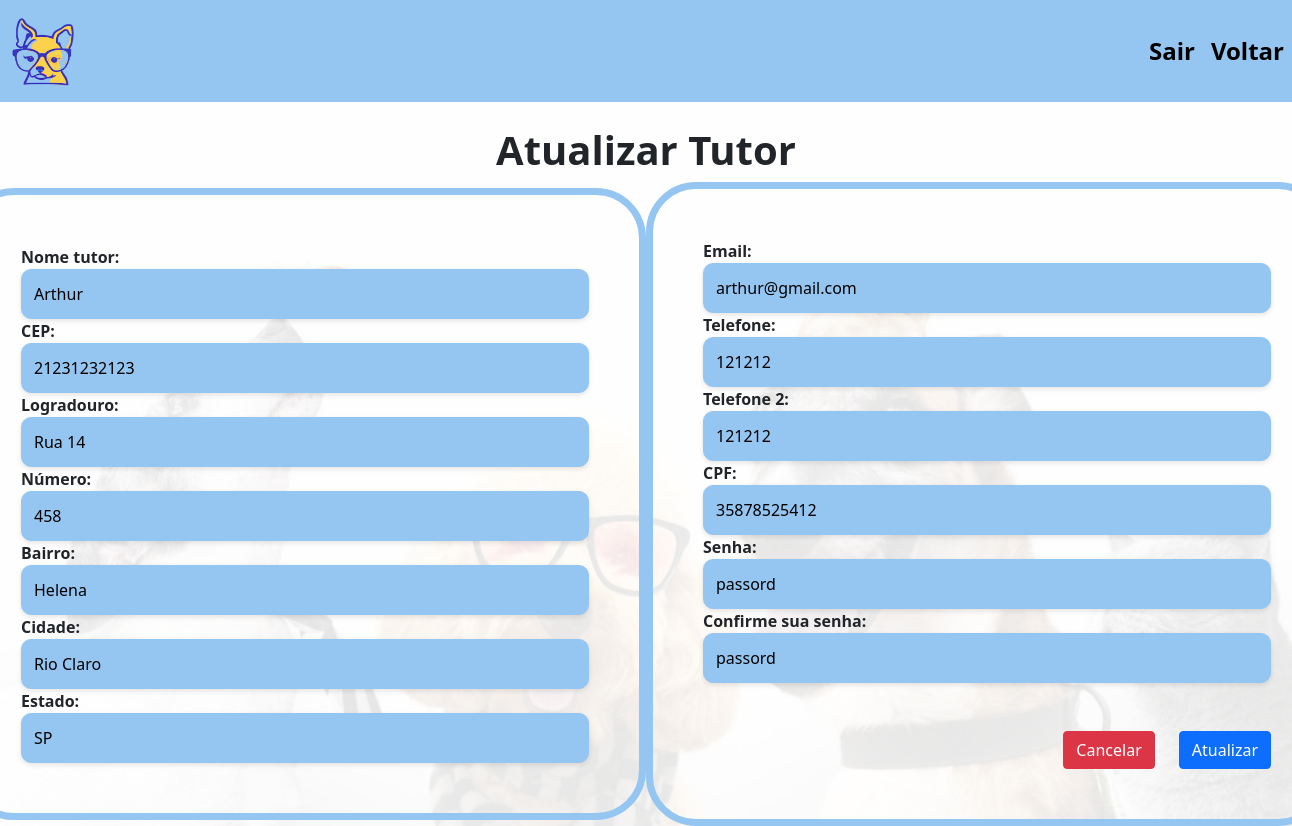
Page /updateTutor/3/ on the committed database.
### Aplicativo/models.py (models this page shows)
class cadastroTutorModel(models.Model):
    nometutor = models.CharField(max_length=255)
    email = models.CharField(max_length=255)
    logradouro = models.CharField(max_length=255)
    bairro = models.CharField(max_length=100)
    cep = models.CharField(max_length=255)
    numero = models.CharField(max_length=10)
    cidade = models.CharField('cidade',max_length=100, default = 'cidade')
    estado = models.CharField(max_length=3)
    telefone = models.CharField(max_length=15)
    password= models.CharField('password', max_length=20, default="passord")
    cpf= models.CharField('cpf',max_length=11,default='cpf')

### Aplicativo/views.py (the view)
# urls.py: path('updateTutor/<int:id>/', views.updateTutor, name='updateTutor'),
def updateTutor(request, id):
    tutor = get_object_or_404(cadastroTutorModel, pk=id)
    if request.method == 'POST':
        form = cadastroTutorForm(request.POST, instance=tutor)
        if form.is_valid():
            form.save()
            messages.success(request, 'Cadastro atualizado com sucesso!')
            return redirect('atualizacaoTutor')
    else:
        form = cadastroTutorForm(instance=tutor)
    return render(request, 'updateTutor.html', {'form': form, 'tutor': tutor})

### Aplicativo/forms.py
class cadastroTutorForm(forms.ModelForm):
    class Meta:
        model = cadastroTutorModel
        fields = ['nometutor', 'email', 'logradouro', 'bairro','cep','numero','cidade','estado', 'telefone', 'password','cpf']

### Aplicativo/templates/updateTutor.html (shortened to what this page needs)
<!DOCTYPE html>
<html lang="pt-br">
<head>
    {% load static %}
    <link rel="stylesheet" type="text/css" href="{% static 'css/index.css' %}">
    <link rel="stylesheet" type="text/css" href="{% static 'css/cadastro.css' %}">
    <link href="https://cdn.jsdelivr.net/npm/bootstrap@5.0.2/dist/css/bootstrap.min.css" rel="stylesheet"
>
</head>
<body>
    {% include 'nav.html' %}
    <br>
    <h1 class="text-center"><b>Atualizar Tutor</b></h1>
    <form action="{% url 'updateTutor' tutor.id %}" method="POST">
        <div class="container-wrapper">
            <div class="form-container">
                <div class="form-group">
                    <label for="nometutor"><b>Nome tutor:</b></label><br>
                    <div class="campo-formulario">
                        {{ form.nometutor }}
                    </div>
                    <label for="cep"><b>CEP:</b></label><br>
                    <div class="campo-formulario">
                        {{ form.cep }}
                    </div>
                    <label for="logradouro"><b>Logradouro:</b></label><br>
                    <div class="campo-formulario">
                        {{ form.logradouro }}
                    </div>
                    <label for="numero"><b>Número:</b></label><br>
                    <div class="campo-formulario">
                        {{ form.numero }}
                    </div>
                    <label for="bairro"><b>Bairro:</b></label><br>
                    <div class="campo-formulario">
                        {{ form.bairro }}
                    </div>
                    <label for="cidade"><b>Cidade:</b></label><br>
                    <div class="campo-formulario">
                        {{ form.cidade }}
                    </div>
                    <label for="estado"><b>Estado:</b></label><br>
                    <div class="campo-formulario">
                        {{ form.estado }}
                    </div>
                </div>
            </div>
            <div class="form-container">
                <div class="form-group">
                    <label for="email"><b>Email:</b></label><br>
                    <div class="campo-formulario">
                        {{ form.email }}
                    </div>
                    <label for="telefone"><b>Telefone:</b></label><br>
                    <div class="campo-formulario">
                        {{ form.telefone }}
                    </div>
                    <label for="telefone2"><b>Telefone 2:</b></label><br>
                    <div class="campo-formulario">
                        {{ form.telefone }}
                    </div>
                    <label for="cpf"><b>CPF:</b></label><br>
                    <div class="campo-formulario">
                        {{ form.cpf }}
                    </div>
                    <label for="password"><b>Senha:</b></label><br>
                    <div class="campo-formulario">
                        {{ form.password }}
                    </div>
                    <label for="password_confirm"><b>Confirme sua senha:</b></label><br>
                    <div class="campo-formulario">
                        {{ form.password }}
                    </div>
                    <br>
                </div>
                <br>
                <div class="row justify-content-end">
                    <div class="col-auto">
                        <a href="{% url 'index' %}" class="btn btn-danger">Cancelar</a>
                    </div>
                    <div class="form-group col-auto">
                        <button type="submit" class="btn btn-primary">Atualizar</button>
                    </div>
                </div>
            </div>
        </div>
    </form>
</body>
</html>

### Aplicativo/static/css/cadastro.css (style rules this page uses)
body { background-image: url('../Aplicativo/media/fundo_opaco.png'); background-size: cover; background-repeat: no-repeat; background-attachment: fixed; }
.container-wrapper { display: flex; justify-content: center; align-items: center; }
.form-container { border: 7px solid #95C6F2; border-radius: 50px; padding: 50px; }

### Aplicativo/static/css/carrossel.css (style rules this page uses)
body { margin: 0; padding: 0; background-color: #969696; }

### Aplicativo/templates/updateTutor.html (style rules this page uses)
.campo-formulario { background-color: #95C6F2; border-radius: 10px; border: 1px solid #95C6F2; padding: 8px; box-shadow: 0 2px 5px rgba(0, 0, 0, 0.1); }
.campo-formulario input[type="text"], .campo-formulario input[type="email"], .campo-formulario select { font-size: 16px; color: black; background-color: #95C6F2; border: 1px solid #95C6F2; padding: 3px; border-radius: 10px; width: 550px; box-sizing: border-box; }

### rows in the picture
cadastroTutorModel: nometutor "Arthur", cep "21231232123", logradouro "Rua 14", numero "458", bairro "Helena", cidade "Rio Claro", estado "SP", email "arthur@gmail.com", telefone "121212", cpf "35878525412", password "passord"
